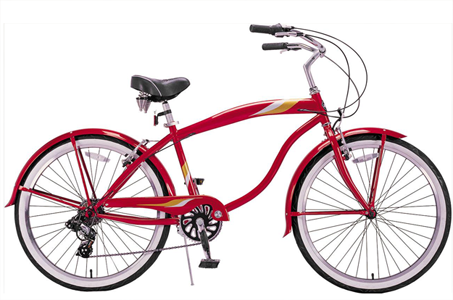
#> input picture VC/P1/data/bicycle.bmp, 453 x 300 px; the run also reads 5 pictures not shown here
$ python P1.py   (older library calls are emulated)
#> lines starting #> are read from the running program, lines starting #| are printed output that depends on the picture
import cv2
from matplotlib import pyplot as plt
import numpy as np
import copy
import math


def plot_images(imagenes, nombres, num_filas, num_columnas, name_windows):
    fig = plt.figure(0)
    fig.canvas.set_window_title(name_windows)

    for i in range(num_filas * num_columnas):
        if i < len(imagenes):
            plt.subplot(num_filas, num_columnas, i + 1)

            if len(np.shape(imagenes[i])) == 3:
                # Si la imagen tiene tres canales, pintamos en color
                # Cuidado con que OpenCV no usar RGB
                img = cv2.cvtColor(np.array(imagenes[i], dtype=np.uint8), cv2.COLOR_BGR2RGB)
                plt.imshow(img)
            else:
                # Si tiene un canal, pintamos en gris
                plt.imshow(imagenes[i], cmap="gray")

            plt.title(nombres[i])

    plt.show()


def convolucion(img, sigma, tamanio=3, borde=0):
    gaussian_blur = cv2.GaussianBlur(src=img, ksize=(tamanio * 2 * sigma + 1, tamanio * 2 * sigma + 1), sigmaX=sigma,
                                     borderType=borde)

    return gaussian_blur


def convolucion_separable(img, sigma, kernel=None, tamanio=3, borde=0, normalize=False):
    if kernel is None:
        # Si no nos dan el kernel, lo calculamos
        kernel = cv2.getGaussianKernel(ksize=tamanio * 2 * sigma + 1, sigma=sigma)

    kernel = kernel.flatten()

    if len(np.shape(img)) == 3:
        # Tratamiento de los tres canales
        canal_1, canal_2, canal_3 = cv2.split(img)

        auxiliar_1 = np.zeros(shape=np.shape(canal_1), dtype=np.float64)
        auxiliar_2 = np.zeros(shape=np.shape(canal_2), dtype=np.float64)
        auxiliar_3 = np.zeros(shape=np.shape(canal_3), dtype=np.float64)

        # Paseamos la máscara por filas
        for fila_1, fila_2, fila_3, i in zip(canal_1, canal_2, canal_3, range(np.shape(img)[0])):
            auxiliar_1[i] = cv2.filter2D(src=fila_1, ddepth=-1, kernel=kernel, borderType=borde).flatten()
            auxiliar_2[i] = cv2.filter2D(src=fila_2, ddepth=-1, kernel=kernel, borderType=borde).flatten()
            auxiliar_3[i] = cv2.filter2D(src=fila_3, ddepth=-1, kernel=kernel, borderType=borde).flatten()

        # Trasponemos para acceder más fácilmente a las columnas
        auxiliar_1 = np.array(auxiliar_1).transpose()
        auxiliar_2 = np.array(auxiliar_2).transpose()
        auxiliar_3 = np.array(auxiliar_3).transpose()

        salida_1 = np.zeros(shape=np.shape(auxiliar_1), dtype=np.float64)
        salida_2 = np.zeros(shape=np.shape(auxiliar_2), dtype=np.float64)
        salida_3 = np.zeros(shape=np.shape(auxiliar_3), dtype=np.float64)

        # Paseamos la máscara por columnas
        for fila_1, fila_2, fila_3, i in zip(auxiliar_1, auxiliar_2, auxiliar_3, range(np.shape(auxiliar_1)[0])):
            salida_1[i] = cv2.filter2D(src=fila_1, ddepth=-1, kernel=kernel, borderType=borde).flatten()
            salida_2[i] = cv2.filter2D(src=fila_2, ddepth=-1, kernel=kernel, borderType=borde).flatten()
            salida_3[i] = cv2.filter2D(src=fila_3, ddepth=-1, kernel=kernel, borderType=borde).flatten()

        salida_1 = np.array(salida_1).transpose()
        salida_2 = np.array(salida_2).transpose()
        salida_3 = np.array(salida_3).transpose()

        if normalize:
            salida_1 = (salida_1 - np.amin(salida_1)) / (np.amax(salida_1) - np.amin(salida_1))
            salida_2 = (salida_2 - np.amin(salida_2)) / (np.amax(salida_2) - np.amin(salida_2))
            salida_3 = (salida_3 - np.amin(salida_3)) / (np.amax(salida_3) - np.amin(salida_3))

        return cv2.merge([salida_1, salida_2, salida_3])
    else:
        auxiliar = np.zeros(shape=np.shape(img), dtype=np.float64)

        for fila, i in zip(img, range(np.shape(img)[0])):
            auxiliar[i] = cv2.filter2D(src=fila, ddepth=-1, kernel=kernel, borderType=borde).flatten()

        auxiliar = np.array(auxiliar).transpose()

        salida = np.zeros(shape=np.shape(auxiliar), dtype=np.float64)

        for fila, i in zip(auxiliar, range(np.shape(auxiliar)[0])):
            salida[i] = cv2.filter2D(src=fila, ddepth=-1, kernel=kernel, borderType=borde).flatten()

        salida = np.array(salida).transpose()

        if normalize:
            salida = (salida - np.amin(salida)) / (np.amax(salida) - np.amin(salida))

        return salida


def convolucion_derivada(img, sigma, derivada_x=1, derivada_y=1, tamanio=3, borde=0, normalize=False):
    kernel_derivx_x, kernel_derivx_y = cv2.getDerivKernels(dx=derivada_x, dy=0, ksize=7, normalize=True)
    kernel_derivy_x, kernel_derivy_y = cv2.getDerivKernels(dx=0, dy=derivada_y, ksize=7, normalize=True)

    kernel_derivx_x = kernel_derivx_x.flatten()
    kernel_derivx_y = kernel_derivx_y.flatten()

    kernel_derivy_x = kernel_derivy_x.flatten()
    kernel_derivy_y = kernel_derivy_y.flatten()

    # Invertimos los kernels para hacer convolución
    kernel_derivx_x = kernel_derivx_x[::-1]
    kernel_derivx_y = kernel_derivx_y[::-1]

    kernel_derivy_x = kernel_derivy_x[::-1]
    kernel_derivy_y = kernel_derivy_y[::-1]

    if len(np.shape(img)) == 3:
        canal_1, canal_2, canal_3 = cv2.split(img)
        # Paseamos la máscara de la derivada en x por filas
        auxiliar_x_1 = np.zeros(shape=np.shape(canal_1), dtype=np.float64)
        auxiliar_x_2 = np.zeros(shape=np.shape(canal_2), dtype=np.float64)
        auxiliar_x_3 = np.zeros(shape=np.shape(canal_3), dtype=np.float64)

        salida_x_1 = np.zeros(shape=np.shape(canal_1), dtype=np.float64)
        salida_x_2 = np.zeros(shape=np.shape(canal_2), dtype=np.float64)
        salida_x_3 = np.zeros(shape=np.shape(canal_3), dtype=np.float64)

        for fila_1, fila_2, fila_3, i in zip(canal_1, canal_2, canal_3, range(np.shape(salida_x_1)[0])):
            auxiliar_x_1[i] = cv2.filter2D(src=fila_1, ddepth=cv2.CV_16S, kernel=kernel_derivx_x,
                                           borderType=borde).flatten()
            auxiliar_x_2[i] = cv2.filter2D(src=fila_2, ddepth=cv2.CV_16S, kernel=kernel_derivx_x,
                                           borderType=borde).flatten()
            auxiliar_x_3[i] = cv2.filter2D(src=fila_3, ddepth=cv2.CV_16S, kernel=kernel_derivx_x,
                                           borderType=borde).flatten()

        for fila_1, fila_2, fila_3, i in zip(auxiliar_x_1, auxiliar_x_2, auxiliar_x_3, range(np.shape(salida_x_1)[0])):
            salida_x_1[i] = cv2.filter2D(src=fila_1, ddepth=-1, kernel=kernel_derivx_y, borderType=borde).flatten()
            salida_x_2[i] = cv2.filter2D(src=fila_2, ddepth=-1, kernel=kernel_derivx_y, borderType=borde).flatten()
            salida_x_3[i] = cv2.filter2D(src=fila_3, ddepth=-1, kernel=kernel_derivx_y, borderType=borde).flatten()

        canal_1_transpose = canal_1.transpose()
        canal_2_transpose = canal_2.transpose()
        canal_3_transpose = canal_3.transpose()

        auxiliar_y_1 = np.zeros(shape=np.shape(canal_1_transpose), dtype=np.float64)
        auxiliar_y_2 = np.zeros(shape=np.shape(canal_2_transpose), dtype=np.float64)
        auxiliar_y_3 = np.zeros(shape=np.shape(canal_3_transpose), dtype=np.float64)

        salida_y_1 = np.zeros(shape=np.shape(canal_1_transpose), dtype=np.float64)
        salida_y_2 = np.zeros(shape=np.shape(canal_2_transpose), dtype=np.float64)
        salida_y_3 = np.zeros(shape=np.shape(canal_3_transpose), dtype=np.float64)

        # Paseamos la máscara de la derivada en y por columnas
        for fila_1, fila_2, fila_3, i in zip(canal_1_transpose, canal_2_transpose, canal_3_transpose,
                                             range(np.shape(auxiliar_y_1)[0])):
            auxiliar_y_1[i] = cv2.filter2D(src=fila_1, ddepth=cv2.CV_16S, kernel=kernel_derivy_x,
                                           borderType=borde).flatten()
            auxiliar_y_2[i] = cv2.filter2D(src=fila_2, ddepth=cv2.CV_16S, kernel=kernel_derivy_x,
                                           borderType=borde).flatten()
            auxiliar_y_3[i] = cv2.filter2D(src=fila_3, ddepth=cv2.CV_16S, kernel=kernel_derivy_x,
                                           borderType=borde).flatten()

        for fila_1, fila_2, fila_3, i in zip(auxiliar_y_1, auxiliar_y_2, auxiliar_y_3, range(np.shape(salida_y_1)[0])):
            salida_y_1[i] = cv2.filter2D(src=fila_1, ddepth=-1, kernel=kernel_derivy_y, borderType=borde).flatten()
            salida_y_2[i] = cv2.filter2D(src=fila_2, ddepth=-1, kernel=kernel_derivy_y, borderType=borde).flatten()
            salida_y_3[i] = cv2.filter2D(src=fila_3, ddepth=-1, kernel=kernel_derivy_y, borderType=borde).flatten()

        if normalize:
            salida_x_1 = (salida_x_1 - np.amin(salida_x_1)) / (np.amax(salida_x_1) - np.amin(salida_x_1))
            salida_x_2 = (salida_x_2 - np.amin(salida_x_2)) / (np.amax(salida_x_2) - np.amin(salida_x_2))
            salida_x_3 = (salida_x_3 - np.amin(salida_x_3)) / (np.amax(salida_x_3) - np.amin(salida_x_3))
            salida_y_1 = (salida_y_1 - np.amin(salida_y_1)) / (np.amax(salida_y_1) - np.amin(salida_y_1))
            salida_y_2 = (salida_y_2 - np.amin(salida_y_2)) / (np.amax(salida_y_2) - np.amin(salida_y_2))
            salida_y_3 = (salida_y_3 - np.amin(salida_y_3)) / (np.amax(salida_y_3) - np.amin(salida_y_3))

        salida_x = cv2.merge([salida_x_1, salida_x_2, salida_x_3])
        salida_y = cv2.merge([salida_y_1.transpose(), salida_y_2.transpose(), salida_y_3.transpose()])

        if sigma == 1:
            return salida_x, salida_y
        else:
            x = convolucion_separable(img=salida_x, sigma=sigma - 1, kernel=None, tamanio=tamanio, borde=borde)
            y = convolucion_separable(img=salida_y, sigma=sigma - 1, kernel=None, tamanio=tamanio, borde=borde)

            if normalize:
                x = (x - np.amin(x)) / (np.amax(x) - np.amin(x))
                y = (y - np.amin(y)) / (np.amax(y) - np.amin(y))

            return x, y
    else:
        auxiliar_x = np.zeros(shape=np.shape(img), dtype=np.float64)
        salida_x = np.zeros(shape=np.shape(img), dtype=np.float64)

        for fila, i in zip(img, range(np.shape(auxiliar_x)[0])):
            auxiliar_x[i] = cv2.filter2D(src=fila, ddepth=cv2.CV_16S, kernel=kernel_derivx_x,
                                         borderType=borde).flatten()

        for fila, i in zip(auxiliar_x, range(np.shape(salida_x)[0])):
            salida_x[i] = cv2.filter2D(src=fila, ddepth=-1, kernel=kernel_derivx_y, borderType=borde).flatten()

        img_transpose = img.transpose()

        auxiliar_y = np.zeros(shape=np.shape(img_transpose), dtype=np.float64)
        salida_y = np.zeros(shape=np.shape(img_transpose), dtype=np.float64)

        for fila, i in zip(img_transpose, range(np.shape(auxiliar_y)[0])):
            auxiliar_y[i] = cv2.filter2D(src=fila, ddepth=cv2.CV_16S, kernel=kernel_derivy_x,
                                         borderType=borde).flatten()

        for fila, i in zip(auxiliar_y, range(np.shape(salida_y)[0])):
            salida_y[i] = cv2.filter2D(src=fila, ddepth=-1, kernel=kernel_derivy_y, borderType=borde).flatten()

        salida_y = salida_y.transpose()

        if normalize:
            salida_x = (salida_x - np.amin(salida_x)) / (np.amax(salida_x) - np.amin(salida_x))
            salida_y = (salida_y - np.amin(salida_y)) / (np.amax(salida_y) - np.amin(salida_y))

        if sigma == 1:
            return salida_x, salida_y
        else:
            x = convolucion_separable(img=salida_x, sigma=sigma - 1, kernel=None, tamanio=tamanio, borde=borde)
            y = convolucion_separable(img=salida_y, sigma=sigma - 1, kernel=None, tamanio=tamanio, borde=borde)

            if normalize:
                x = (x - np.amin(x)) / (np.amax(x) - np.amin(x))
                y = (y - np.amin(y)) / (np.amax(y) - np.amin(y))

            return x, y


def laplaciana_gaussiana(img, sigma, tamanio=3, borde=0, normalize=False):
    # La laplaciana es la suma de las segundas derivadas
    salida_x, salida_y = convolucion_derivada(img=img, sigma=sigma, derivada_x=2, derivada_y=2, tamanio=tamanio,
                                              borde=borde, normalize=normalize)

    # Multiplicamos por sigma para normalizar
    salida = sigma * (salida_x + salida_y)
    if normalize:
        salida = (salida - np.amin(salida)) / (np.amax(salida) - np.amin(salida))

    return salida


def piramide_gausiana(img, n_imagenes=4, borde=0):
    aux = copy.deepcopy(img)
    salida = [img]

    # Obtenemos las n_imagenes imagenes que necesitamos y las guardamos en el vector
    # salida para luego montar el collage
    for i in range(n_imagenes):
        if borde == 0:
            aux = cv2.pyrDown(src=aux)
        else:
            aux = cv2.pyrDown(src=aux, borderType=borde)

        salida.append(aux)

    columnas = 0
    for elemento in salida:
        columnas += np.shape(elemento)[1]

    # Creamos el collage de forma manual
    matriz_final = np.full((np.shape(img)[0], columnas, 3), 255, dtype=np.float64)
    acumulador = 0
    for elemento in salida:
        for i in range(np.shape(elemento)[0]):
            for j in range(np.shape(elemento)[1]):
                matriz_final[i][j + acumulador] = elemento[i][j]

        acumulador += np.shape(elemento)[1]

    return matriz_final


def piramide_laplaciana(img, n_imagenes=4, borde=0):
    if len(np.shape(img)) == 3:
        filas, columnas, _ = np.shape(img)
    else:
        filas, columnas = np.shape(img)

    # Calculamos cuantas filas faltan hasta alcanzar la potencia de 2 más cercana
    contador = 0
    exponente = 0
    while exponente < filas:
        exponente = np.power(2, contador)
        contador += 1

    filas_restanes = exponente - filas

    # Calculamos cuantas columnas faltan hasta alcanzar la potencia de 2 más cercana
    contador = 0
    exponente = 0
    while exponente < columnas:
        exponente = np.power(2, contador)
        contador += 1

    columnas_restanes = exponente - columnas

    # Añadimos las columnas y filas restantes para no tener problemas con los escalados
    img_nueva = np.zeros(shape=(filas + filas_restanes, columnas + columnas_restanes, 3), dtype=np.array(img).dtype)
    for i in range(filas):
        for j in range(columnas):
            img_nueva[i][j] = img[i][j]

    salida = []

    # Calculamos la piramide Laplaciana
    for i in range(n_imagenes):
        if borde == 0:
            down = cv2.pyrDown(img_nueva)
            up = cv2.pyrUp(down, dstsize=(np.shape(img_nueva)[0], np.shape(img_nueva)[1]))
            salida.append(img_nueva - up)
            img_nueva = down
        else:
            down = cv2.pyrDown(img_nueva, borderType=borde)
            up = cv2.pyrUp(down, borderType=borde, dstsize=(np.shape(img_nueva)[0], np.shape(img_nueva)[1]))
            salida.append(img_nueva - up)
            img_nueva = down

    # Debemos borrar los zeros extras, para obtener un mejor resultado visual
    salida_procesada = []
    contador = 1
    for elemento in salida:
        salida_procesada.append(elemento[0:np.shape(elemento)[0] - (filas_restanes // contador),
                                0:np.shape(elemento)[1] - (columnas_restanes // contador)])
        contador += 1

    columnas = 0
    for elemento in salida_procesada:
        columnas += np.shape(elemento)[1]

    # Creamos el collage
    matriz_final = np.full((np.shape(salida_procesada[0])[0], columnas, 3), 255, dtype=np.float64)
    acumulador = 0
    for elemento in salida_procesada:
        for i in range(np.shape(elemento)[0]):
            for j in range(np.shape(elemento)[1]):
                matriz_final[i][j + acumulador] = elemento[i][j]

        acumulador += np.shape(elemento)[1]

    return matriz_final


def imagen_hibrida(img_1, img_2, sigma_1, sigma_2, tamanio=3, borde=0, todas=False):
    # Frecuencias altas = imagen - frecuencias bajas
    frecuencias_altas = img_1 - convolucion_separable(img=img_1, sigma=sigma_1, tamanio=tamanio, borde=borde,
                                                      normalize=False)
    frecuencias_bajas = convolucion_separable(img=img_2, sigma=sigma_2, tamanio=tamanio, borde=borde, normalize=False)

    if todas:
        matriz_final = np.full((np.shape(img_1)[0], np.shape(img_1)[1] * 3, 3), 255, dtype=np.float64)

        imagenes = [frecuencias_altas, np.array(frecuencias_altas + frecuencias_bajas, dtype=np.uint8),
                    frecuencias_bajas]
        acumulador = 0
        for elemento in imagenes:
            for i in range(np.shape(elemento)[0]):
                for j in range(np.shape(elemento)[1]):
                    matriz_final[i][j + acumulador] = elemento[i][j]

            acumulador += np.shape(elemento)[1]

        return matriz_final
    else:
        return np.array(frecuencias_altas + frecuencias_bajas, dtype=np.uint8)


# Bonus
# [157 lines left out: functions mascara_gausiana, aniadir_borde_reflejado, convolucion_1d, convolucion_separable_manual, pyrdown_manual, piramide_gausiana_manual and 1 more, not called in this run]


def main():
    img = cv2.imread('./data/bicycle.bmp', cv2.IMREAD_GRAYSCALE)

    # Ejercicio 1
    # Apartado a.
    plot_images(imagenes=[img, img, img, img], nombres=["img1", "img2", "img3", "img4"], num_filas=2,
                num_columnas=2, name_windows="Apartado a. Imágenes:")

    # Apartado b.
    imagenes = [convolucion(img=img, sigma=1, tamanio=3, borde=cv2.BORDER_CONSTANT),
                convolucion(img=img, sigma=1, tamanio=3, borde=cv2.BORDER_REPLICATE),
                convolucion(img=img, sigma=3, tamanio=3, borde=cv2.BORDER_CONSTANT),
                convolucion(img=img, sigma=3, tamanio=3, borde=cv2.BORDER_REPLICATE)]

    nombres = ["BORDER_CONSTANT. σ = " + str(1), "BORDER_REPLICATE. σ = " + str(1), "BORDER_CONSTANT. σ = " + str(3),
               "BORDER_REPLICATE. σ = " + str(3)]

    plot_images(imagenes=imagenes, nombres=nombres, num_columnas=2, num_filas=2,
                name_windows="Apartado b.")

    # Apartado c.
    imagenes = [
        convolucion_separable(img=img, sigma=1, kernel=None, tamanio=3, borde=cv2.BORDER_CONSTANT, normalize=True),
        convolucion_separable(img=img, sigma=1, kernel=None, tamanio=3, borde=cv2.BORDER_REPLICATE, normalize=True),
        convolucion_separable(img=img, sigma=3, kernel=None, tamanio=3, borde=cv2.BORDER_CONSTANT, normalize=True),
        convolucion_separable(img=img, sigma=3, kernel=None, tamanio=3, borde=cv2.BORDER_REPLICATE, normalize=True)]
#> after the loop in convolucion_separable, `for fila, i in zip(auxiliar, range(np.shape(auxiliar)[0])):`:
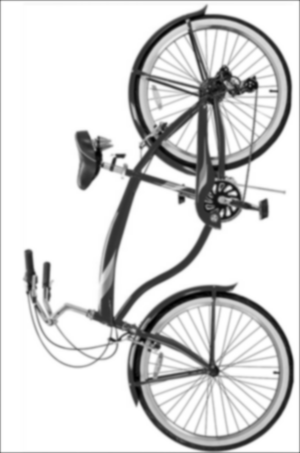
#> salida: shape (453, 300) float64; min 6.08, max 255, mean 216.2; drawn with min black and max white
#> call 3 of convolucion_separable, with sigma = 3, tamanio = 3, borde = 0, normalize = True
#> in convolucion_separable (call 3), `kernel = cv2.getGaussianKernel(ksize=tamanio * 2 * sigma + 1, sigma=si..`: kernel = 19 values, max 0.133 at index 9, min 0.00148 at index 0, mean 0.0526
#> in convolucion_separable (call 3), `auxiliar = np.array(auxiliar).transpose()`:
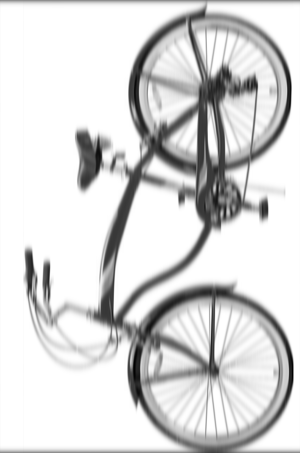
#> auxiliar: shape (453, 300) float64; min 0, max 255, mean 215.9
#> call 4 of convolucion_separable, with sigma = 3, tamanio = 3, borde = 1, normalize = True
#> in convolucion_separable (call 4), `salida = (salida - np.amin(salida)) / (np.amax(salida) - np.amin(salid..`:
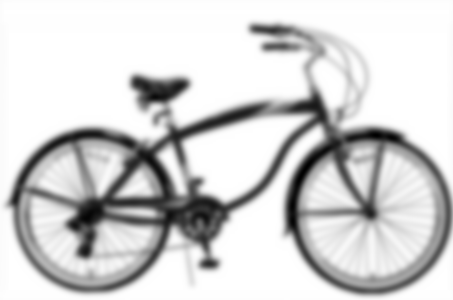
#> salida: shape (300, 453) float64; min 0, max 1, mean 0.825

    nombres = ["BORDER_CONSTANT. σ = " + str(1), "BORDER_REPLICATE. σ = " + str(1),
               "BORDER_CONSTANT. σ = " + str(3), "BORDER_REPLICATE. σ = " + str(3)]

    plot_images(imagenes=imagenes, nombres=nombres, num_columnas=2, num_filas=2,
                name_windows="Apartado c.")

    # Apartado d.
    res = convolucion_derivada(img=img, sigma=1, derivada_x=1, derivada_y=1, tamanio=3, borde=cv2.BORDER_CONSTANT)
#> after the loop in convolucion_derivada, `for fila, i in zip(img, range(np.shape(auxiliar_x)[0])):`:
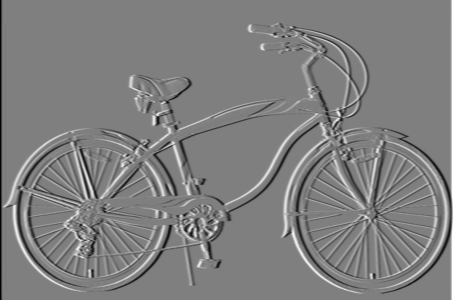
#> auxiliar_x: shape (300, 453) float64; min -80, max 80, mean 0; drawn with min black and max white
#> after the loop in convolucion_derivada, `for fila, i in zip(img_transpose, range(np.shape(auxiliar_y)[0])):`:
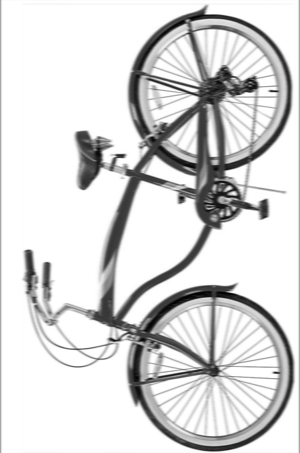
#> auxiliar_y: shape (453, 300) float64; min 1, max 255, mean 216.4
#> after the loop in convolucion_derivada, `for fila, i in zip(auxiliar_y, range(np.shape(salida_y)[0])):`:
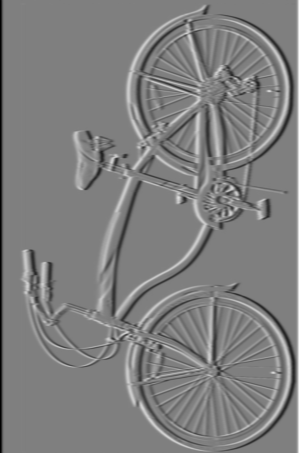
#> salida_y: shape (453, 300) float64; min -74.81, max 74.81, mean 0; drawn with min black and max white
#> in convolucion_derivada, `salida_y = salida_y.transpose()`:
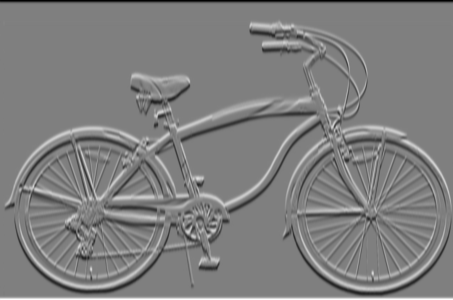
#> salida_y: shape (300, 453) float64; min -74.81, max 74.81, mean 0; drawn with min black and max white
    res_2 = convolucion_derivada(img=img, sigma=3, derivada_x=1, derivada_y=1, tamanio=3, borde=cv2.BORDER_CONSTANT)
#> (the rest of the program and of its run is left out)
